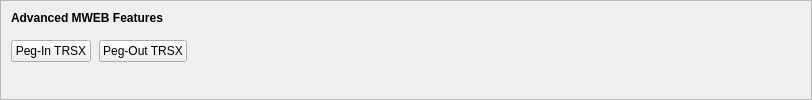
    <widget class="QFrame" name="frameMWEBFeatures">
     <property name="sizePolicy">
      <sizepolicy hsizetype="Expanding" vsizetype="Expanding">
       <horstretch>0</horstretch>
       <verstretch>0</verstretch>
      </sizepolicy>
     </property>
     <property name="maximumSize">
      <size>
       <width>16777215</width>
       <height>16777215</height>
      </size>
     </property>
     <property name="frameShape">
      <enum>QFrame::StyledPanel</enum>
     </property>
     <property name="frameShadow">
      <enum>QFrame::Sunken</enum>
     </property>
     <layout class="QVBoxLayout" name="verticalLayoutMWEBFeatures2">
      <property name="spacing">
       <number>0</number>
      </property>
      <property name="leftMargin">
       <number>0</number>
      </property>
      <property name="topMargin">
       <number>0</number>
      </property>
      <property name="rightMargin">
       <number>0</number>
      </property>
      <property name="bottomMargin">
       <number>6</number>
      </property>
      <item>
       <layout class="QVBoxLayout" name="verticalLayoutMWEBFeatures" stretch="0,0,1">
        <property name="spacing">
         <number>0</number>
        </property>
        <property name="leftMargin">
         <number>10</number>
        </property>
        <property name="topMargin">
         <number>10</number>
        </property>
        <item>
         <layout class="QHBoxLayout" name="horizontalLayoutMWEBFeatures1">
          <property name="bottomMargin">
           <number>15</number>
          </property>
          <item>
           <widget class="QLabel" name="labelMWEBFeatures">
            <property name="sizePolicy">
             <sizepolicy hsizetype="Preferred" vsizetype="Maximum">
              <horstretch>0</horstretch>
              <verstretch>0</verstretch>
             </sizepolicy>
            </property>
            <property name="font">
             <font>
              <weight>75</weight>
              <bold>true</bold>
             </font>
            </property>
            <property name="styleSheet">
             <string notr="true">font-weight:bold;</string>
            </property>
            <property name="text">
             <string>Advanced MWEB Features</string>
            </property>
           </widget>
          </item>
         </layout>
        </item>
        <item>
         <layout class="QHBoxLayout" name="horizontalLayoutMWEBFeatures2" stretch="0,0,0">
          <property name="spacing">
           <number>8</number>
          </property>
          <property name="bottomMargin">
           <number>10</number>
          </property>
          <item>
           <widget class="QPushButton" name="pushButtonMWEBPegIn">
            <property name="styleSheet">
             <string notr="true"/>
            </property>
            <property name="text">
             <string>Peg-In TRSX</string>
            </property>
            <property name="checkable">
             <bool>true</bool>
            </property>
            <property name="autoDefault">
             <bool>false</bool>
            </property>
           </widget>
          </item>
          <item>
           <widget class="QPushButton" name="pushButtonMWEBPegOut">
            <property name="styleSheet">
             <string notr="true"/>
            </property>
            <property name="text">
             <string>Peg-Out TRSX</string>
            </property>
            <property name="checkable">
             <bool>true</bool>
            </property>
            <property name="autoDefault">
             <bool>false</bool>
            </property>
           </widget>
          </item>
          <item>
           <spacer name="horizontalSpacerMWEBFeatures">
            <property name="orientation">
             <enum>Qt::Horizontal</enum>
            </property>
            <property name="sizeHint" stdset="0">
             <size>
              <width>40</width>
              <height>1</height>
             </size>
            </property>
           </spacer>
          </item>
         </layout>
        </item>
        <item>
         <spacer name="verticalSpacerMWEBFeatures">
          <property name="orientation">
           <enum>Qt::Vertical</enum>
          </property>
          <property name="sizeHint" stdset="0">
           <size>
            <width>800</width>
            <height>1</height>
           </size>
          </property>
         </spacer>
        </item>
       </layout>
      </item>
     </layout>
    </widget>
